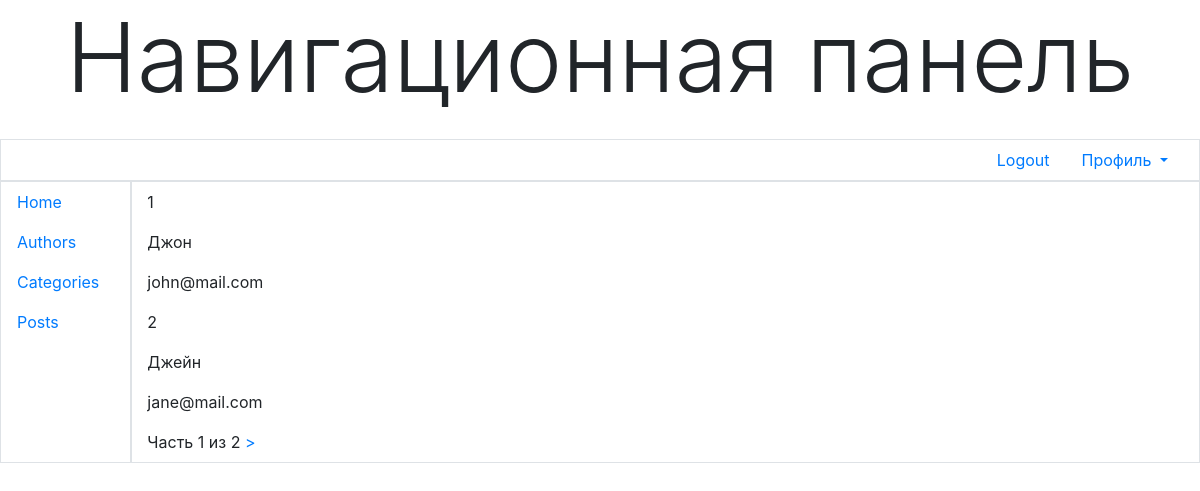
The app's page /paginator_authors/ (signed in), older data.
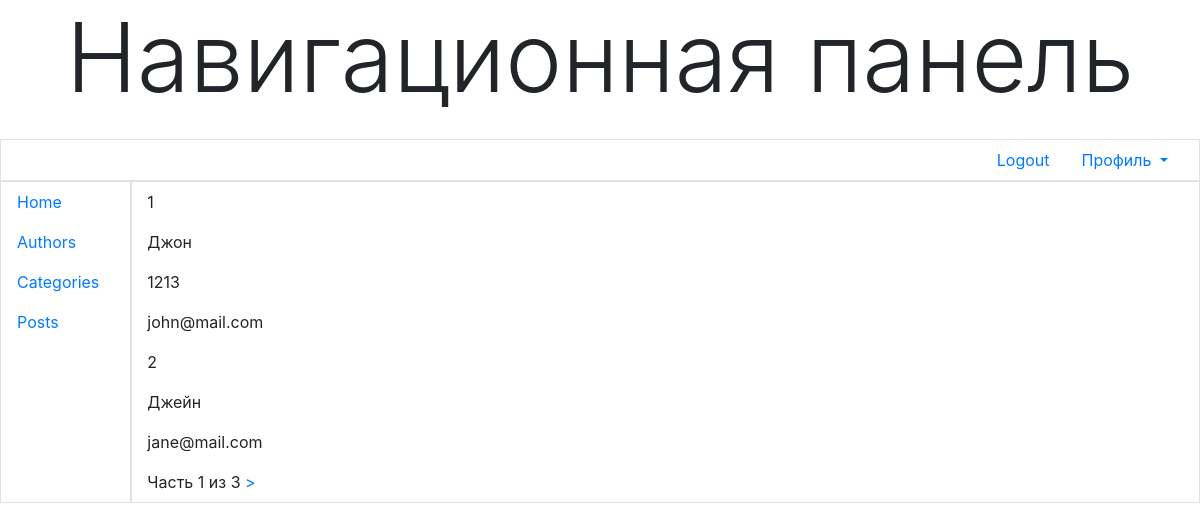
The same page, newer data.
### views_app/models.py (models this page shows, shortened)
class Author(models.Model):
    objects = models.Manager()
    new_manager = CategoryManager()
    name = models.CharField(max_length=100)
    email = models.EmailField(unique=True)
    bio = models.TextField()
    user = models.OneToOneField(User, on_delete=models.CASCADE, null=True, blank=True)

### views_app/views.py (the view)
# urls.py: path('paginator_authors/', views.paginator_view),
@user_passes_test(lambda user: user.is_superuser)
def paginator_view(request: HttpRequest):
    authors = Author.objects.all()
    paginator = Paginator(authors, 2) # authors/?page=1
    if 'page' in request.GET: # request.GET = {'page': 1}
        page_num = request.GET['page']
    else:
        page_num = 1
    page = paginator.get_page(page_num)
    context = {'authors': page.object_list, 'page': page}
    return render(request, 'views_app/authors_paginator.html', context)

### views_app/templates/views_app/authors_paginator.html (shortened to what this page needs)
{% extends 'layouts/navbar.html' %}
{% block content %}
    {% for author in authors %}
    <p>{{ author.pk }}</p>
    <p>{{ author.name }}</p>
    <p>{{ author.bio }}</p>
    <p>{{ author.email }}</p>
    {% endfor %}
    <div class="paginator">
        Часть {{ page.number }} из {{ page.paginator.num_pages }}
        {% if page.has_next %}
        <a href="?page={{ page.next_page_number }}">&gt;</a>
        {% endif %}
    </div>
{% endblock %}

Row changes from the older to the newer data that the page shows:
changed Author "Джон": bio (not shown) → "1213"
Text that changed along with them:
{{ page.paginator.num_pages }}: "2" → "3"
